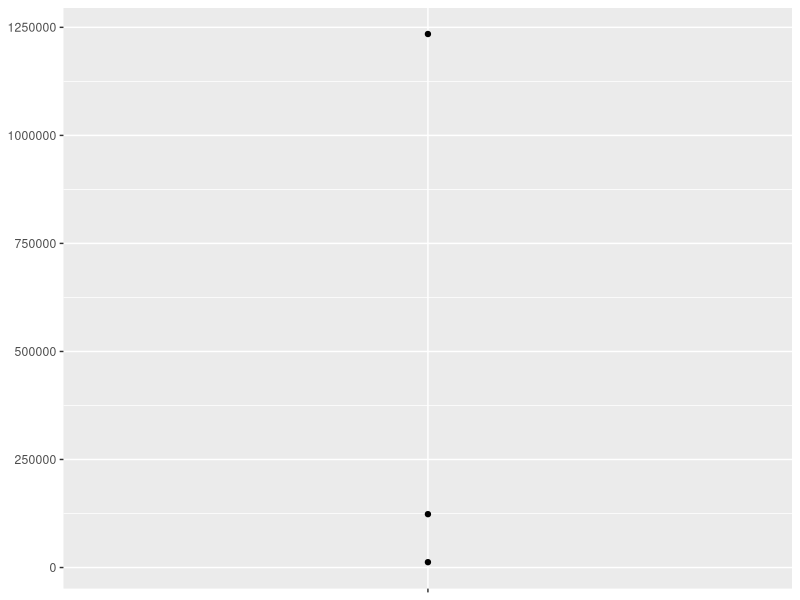
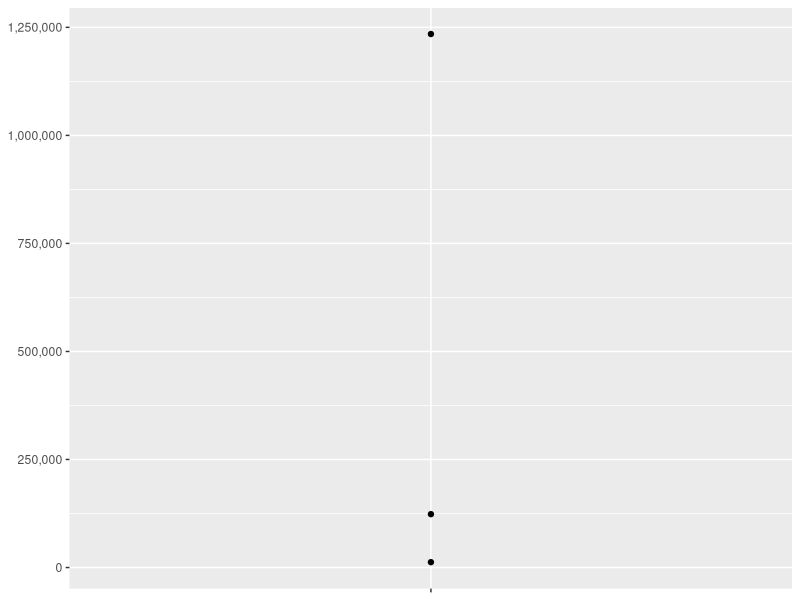
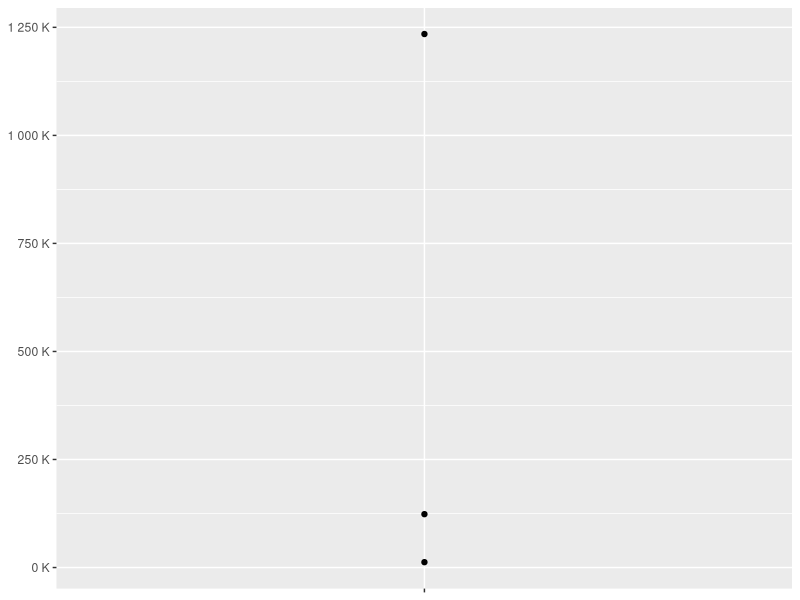
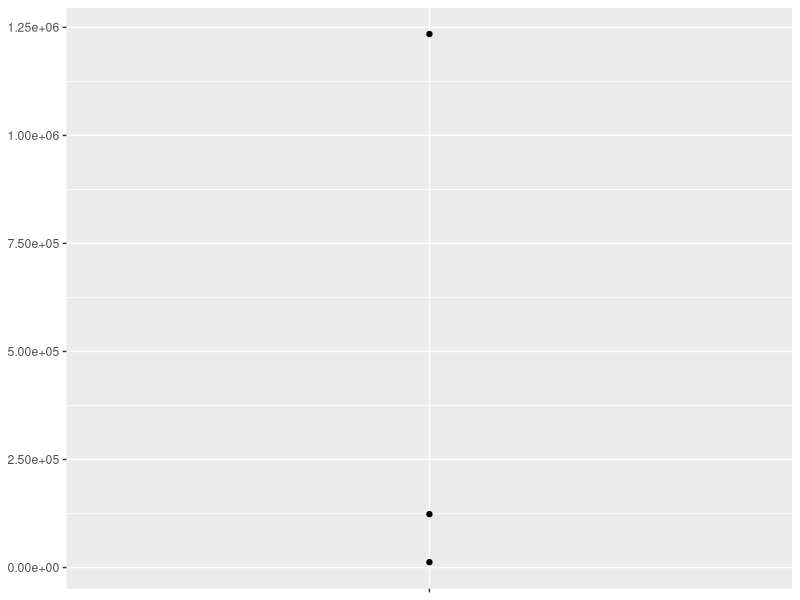
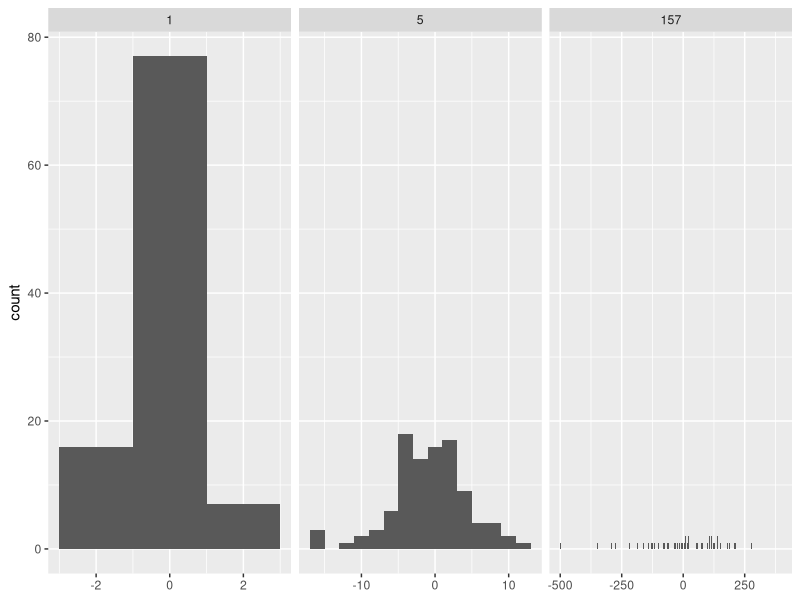
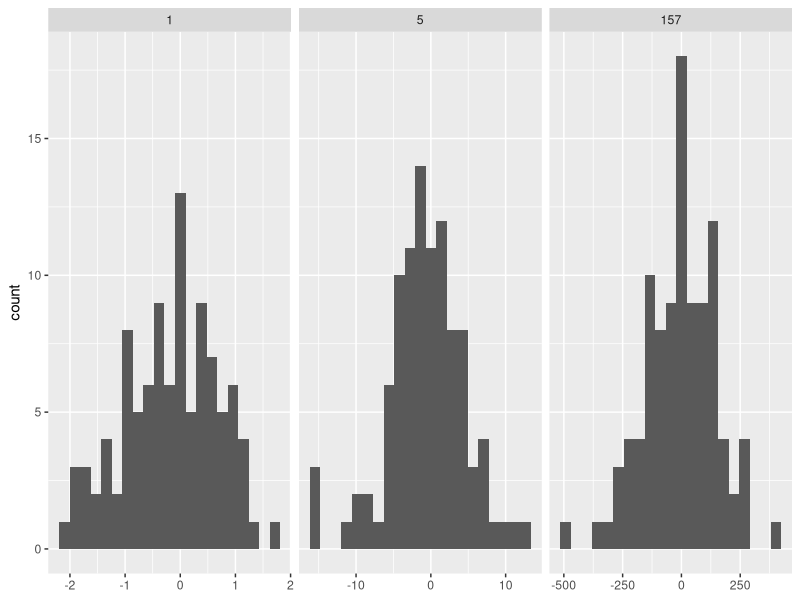

Recreate these plots in R, in order.
library(rlang)
library(ggplot2)
library(scales)

power1 <- function(exp) {
  function(x) {
    x ^ exp
  }
}

square <- power1(2)
cube <- power1(3)

# Factory fundamentals ----------------------------------------------------

square
cube

env_print(square)
env_print(cube)

fn_env(square)$exp
fn_env(cube)$exp

power2 <- function(exp) {
  force(exp)
  function(x) {
    x ^ exp
  }
}

x <- 2
square <- power2(x)
x <- 3
square(2)

## Base R contains two function factories, approxfun() and ecdf().
## Read their documentation and experiment to figure out what the functions do and what they return.

?approxfun
?ecdf

f <- approxfun(c(2,15,18,31,74))

## Create a function pick() that takes an index, i, as an argument and returns a function with an argument x that subsets x with i.

pick <- function(i){
  function(x)
    x[[i]]
}

## What happens if you don’t use a closure? Make predictions, then verify with the code below.

i <- 0
new_counter2 <- function() {
  i <<- i + 1
  i
}

## What happens if you use <- instead of <<-? Make predictions, then verify with the code below.

new_counter3 <- function() {
  i <- 0
  function() {
    i <- i + 1
    i
  }
}


# Graphical factories -----------------------------------------------------

y <- c(12345, 123456, 1234567)
comma_format()(y)

number_format(scale = 1e-3, suffix = " K")(y)

df <- data.frame(x = 1, y = y)
core <- ggplot(df, aes(x, y)) + 
  geom_point() + 
  scale_x_continuous(breaks = 1, labels = NULL) +
  labs(x = NULL, y = NULL)

core
core + scale_y_continuous(
  labels = comma_format()
)
core + scale_y_continuous(
  labels = number_format(scale = 1e-3, suffix = " K")
)
core + scale_y_continuous(
  labels = scientific_format()
)

# construct some sample data with very different numbers in each cell
sd <- c(1, 5, 157)
n <- 100

df <- data.frame(x = rnorm(3 * n, sd = sd), sd = rep(sd, n))

ggplot(df, aes(x)) + 
  geom_histogram(binwidth = 2) + 
  facet_wrap(~ sd, scales = "free_x") + 
  labs(x = NULL)

binwidth_bins <- function(n) {
  force(n)
  
  function(x) {
    (max(x) - min(x)) / n
  }
}

ggplot(df, aes(x)) + 
  geom_histogram(binwidth = binwidth_bins(20)) + 
  facet_wrap(~ sd, scales = "free_x") + 
  labs(x = NULL)

## Compare and contrast ggplot2::label_bquote() with scales::number_format()

?label_bquote
?facet_grid
